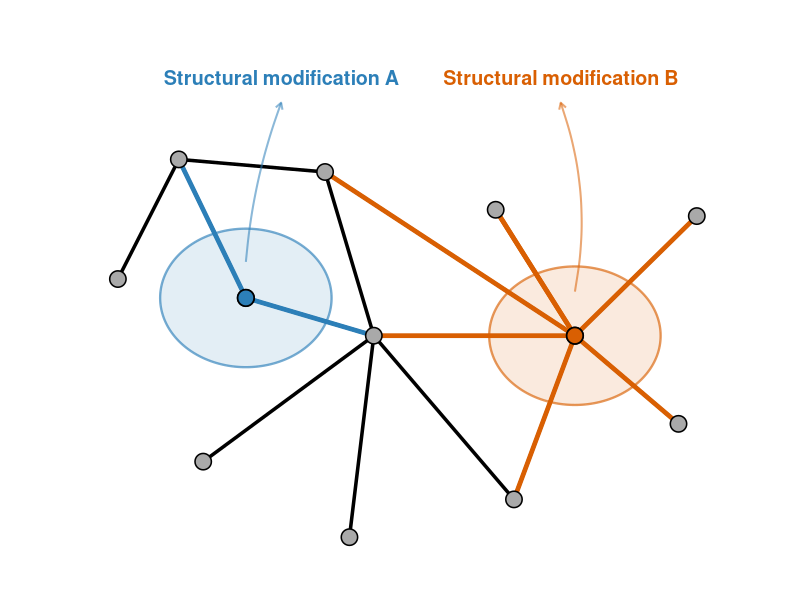
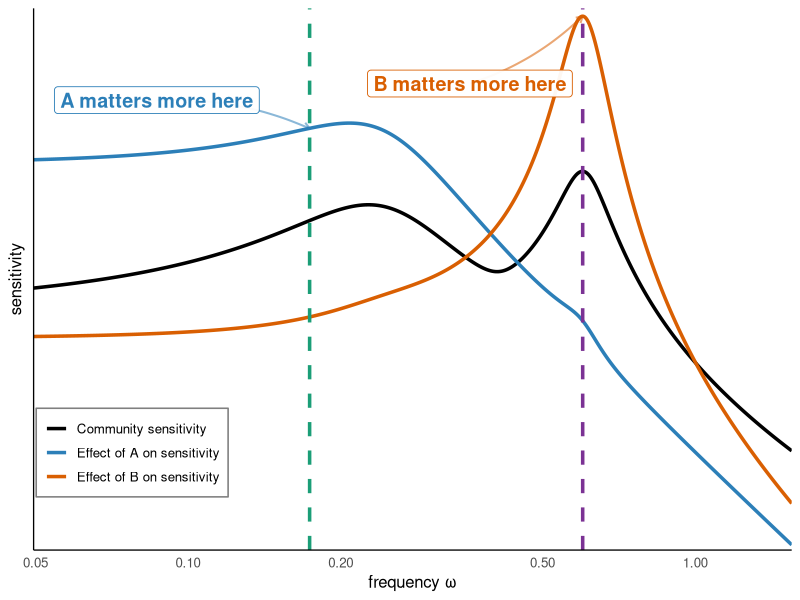
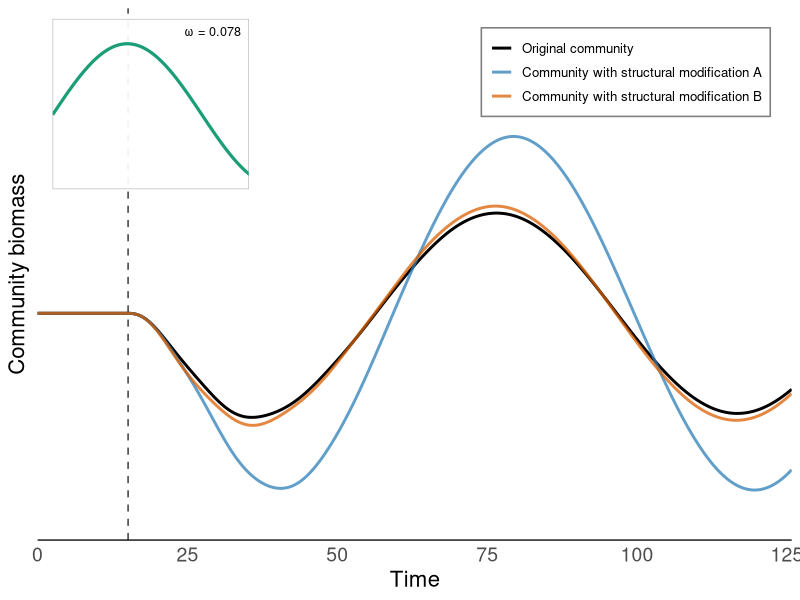
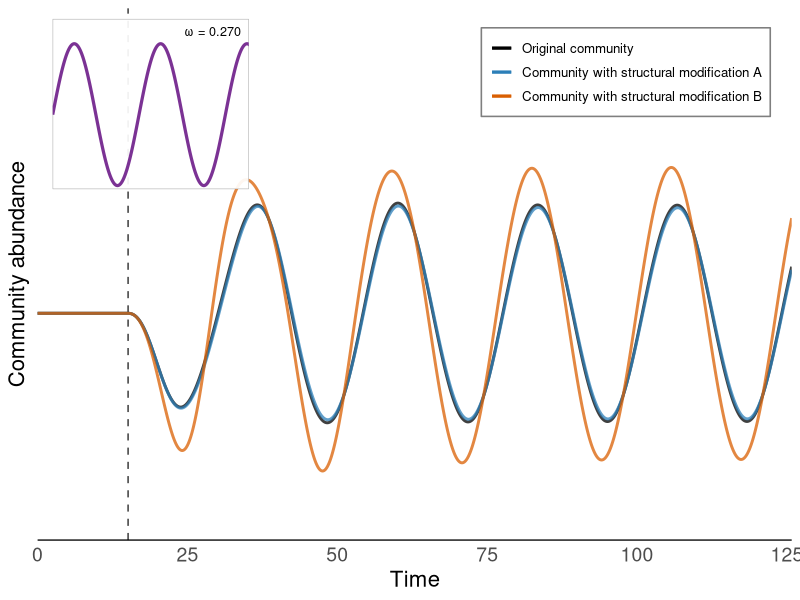

R code for these plots, in order:
# ============================================================
# figure2_parts_clean.R
# ============================================================
library(ggplot2)
library(scales)
library(grid)

# -------------------------
# Output
# -------------------------
out_dir <- "RPlots/figure2_parts"
dir.create(out_dir, recursive = TRUE, showWarnings = FALSE)

# -------------------------
# Global scaling
# -------------------------
FREQ_SHIFT <- 0.62
TIME_SCALE <- 0.65
MODEL_SCALE <- FREQ_SHIFT * TIME_SCALE

TIME_FREQ_SLOWDOWN <- 0.45

OMEGAS <- FREQ_SHIFT * exp(seq(log(0.08), log(2.5), length.out = 1800))

DT <- 0.03
TMAX <- 78.0 / FREQ_SHIFT
FORCE_START <- 0.12 * TMAX
FORCE_AMPLITUDE <- 0.18

EPS_A <- TIME_SCALE * 0.25
EPS_B <- TIME_SCALE * 0.25

# -------------------------
# Colors
# -------------------------
COL_BG   <- "transparent"
COL_EDGE <- "black"
COL_NODE <- "black"
COL_A <- "#2C7FB8"
COL_B <- "#D95F02"

high_col <- "#1B9E77"
resp_col <- "#7B3294"
COL_INTR <- "black"

# ============================================================
# Helpers
# ============================================================

opnorm2 <- function(M) {
  max(svd(M, nu = 0, nv = 0)$d)
}

resolvent <- function(A, omega) {
  n <- nrow(A)
  Icomplex <- diag(1 + 0i, n)
  Ac <- A + 0i
  solve(1i * omega * Icomplex - Ac, Icomplex)
}

intrinsic_profile <- function(A, omegas) {
  vapply(omegas, function(w) opnorm2(resolvent(A, w)), numeric(1))
}

rpr_profile <- function(A, P, omegas) {
  vapply(omegas, function(w) {
    R <- resolvent(A, w)
    opnorm2(R %*% P %*% R)
  }, numeric(1))
}

choose_peak_in_band <- function(S, omegas, band) {
  idx <- which(omegas >= band[1] & omegas <= band[2])
  idx[which.max(S[idx])]
}

choose_valley_in_band <- function(S, omegas, band) {
  idx <- which(omegas >= band[1] & omegas <= band[2])
  idx[which.min(S[idx])]
}

simulate_forced_system <- function(A, b, omega,
                                   dt = DT,
                                   tmax = TMAX,
                                   forcing_amplitude = FORCE_AMPLITUDE,
                                   forcing_start = FORCE_START) {
  ts <- seq(0, tmax, by = dt)
  n <- nrow(A)
  X <- matrix(0, nrow = n, ncol = length(ts))
  
  forcing_scalar <- function(t) {
    if (t < forcing_start) {
      0
    } else {
      -forcing_amplitude * sin(omega * (t - forcing_start))
    }
  }
  
  forcing_at_time <- function(t) forcing_scalar(t) * b
  
  f <- function(x, t) as.vector(A %*% x + forcing_at_time(t))
  
  x <- rep(0, n)
  
  for (k in seq_len(length(ts) - 1)) {
    t <- ts[k]
    k1 <- f(x, t)
    k2 <- f(x + 0.5 * dt * k1, t + 0.5 * dt)
    k3 <- f(x + 0.5 * dt * k2, t + 0.5 * dt)
    k4 <- f(x + dt * k3, t + dt)
    
    x <- x + (dt / 6) * (k1 + 2 * k2 + 2 * k3 + k4)
    X[, k + 1] <- x
  }
  
  forcing_signal <- vapply(ts, forcing_scalar, numeric(1))
  
  list(ts = ts, X = X, forcing_signal = forcing_signal)
}

profile_ylim <- function(...) {
  Ss <- list(...)
  ymin <- min(vapply(Ss, min, numeric(1)))
  ymax <- max(vapply(Ss, max, numeric(1)))
  ymin <- max(ymin, 1e-4)
  ymax <- max(ymax, 10 * ymin)
  c(0.95 * ymin, 1.08 * ymax)
}

community_ylim <- function(..., q = 0.985) {
  ys <- list(...)
  vals <- abs(unlist(ys))
  m <- as.numeric(quantile(vals, probs = q, names = FALSE))
  m <- max(m, 0.05)
  c(-1.12 * m, 1.12 * m)
}

circle_df <- function(cx, cy, r, n = 240) {
  th <- seq(0, 2 * pi, length.out = n)
  data.frame(x = cx + r * cos(th), y = cy + r * sin(th))
}

edge_df <- function(edges, pts_df) {
  merge(edges, pts_df, by.x = "from", by.y = "node") |>
    merge(pts_df, by.x = "to", by.y = "node", suffixes = c("_from", "_to"))
}

save_part <- function(filename, plot, width = 7.5, height = 4.8) {
  ggsave(
    file.path(out_dir, filename),
    plot,
    width = width,
    height = height,
    dpi = 300,
    bg = "transparent"
  )
}

# ============================================================
# Model
# ============================================================

A_raw <- matrix(c(
  -0.22, -0.55,  0.10,  0.00,
  0.55, -0.22,  0.00,  0.10,
  0.10,  0.00, -0.16, -1.50,
  0.00,  0.10,  1.50, -0.16
), nrow = 4, byrow = TRUE)

A <- MODEL_SCALE * A_raw

P_A <- matrix(c(
  0.0, 1.0, 0.0, 0.0,
  1.0, 0.0, 0.0, 0.0,
  0.0, 0.0, 0.0, 0.0,
  0.0, 0.0, 0.0, 0.0
), nrow = 4, byrow = TRUE)

P_B <- matrix(c(
  0.0, 0.0, 0.0,  0.0,
  0.0, 0.0, 0.0,  0.0,
  0.0, 0.0, 0.35, 1.10,
  0.0, 0.0, 0.55,-0.25
), nrow = 4, byrow = TRUE)

A_A <- A + EPS_A * P_A
A_B <- A + EPS_B * P_B

# ============================================================
# Frequency-domain analysis
# ============================================================

S_intr <- intrinsic_profile(A, OMEGAS)
S_A    <- rpr_profile(A, P_A, OMEGAS)
S_B    <- rpr_profile(A, P_B, OMEGAS)

idx_valley <- choose_valley_in_band(S_B, OMEGAS, FREQ_SHIFT * c(0.28, 0.48))
idx_peak   <- choose_peak_in_band(S_B, OMEGAS, FREQ_SHIFT * c(0.95, 1.35))

omega_valley <- OMEGAS[idx_valley]
omega_peak   <- OMEGAS[idx_peak]

omega_valley_time <- TIME_FREQ_SLOWDOWN * omega_valley
omega_peak_time   <- TIME_FREQ_SLOWDOWN * omega_peak

cat("\n")
cat(sprintf("Frequency-panel valley marker: ω = %.4f | S_B = %.4f\n", omega_valley, S_B[idx_valley]))
cat(sprintf("Frequency-panel peak marker:   ω = %.4f | S_B = %.4f\n", omega_peak,   S_B[idx_peak]))
cat(sprintf("Time-panel valley forcing:     ω = %.4f\n", omega_valley_time))
cat(sprintf("Time-panel peak forcing:       ω = %.4f\n", omega_peak_time))

# ============================================================
# Time-domain analysis
# ============================================================

b <- c(1.0, -0.65, 0.55, -0.25)
b <- b / sqrt(sum(b^2))

cvec <- c(1.0, 0.8, 1.1, 0.9)

sim_valley_base <- simulate_forced_system(A,   b, omega_valley_time)
sim_valley_A    <- simulate_forced_system(A_A, b, omega_valley_time)
sim_valley_B    <- simulate_forced_system(A_B, b, omega_valley_time)

sim_peak_base <- simulate_forced_system(A,   b, omega_peak_time)
sim_peak_A    <- simulate_forced_system(A_A, b, omega_peak_time)
sim_peak_B    <- simulate_forced_system(A_B, b, omega_peak_time)

ts <- sim_valley_base$ts

Y_valley_base <- as.vector(t(cvec) %*% sim_valley_base$X)
Y_valley_A    <- as.vector(t(cvec) %*% sim_valley_A$X)
Y_valley_B    <- as.vector(t(cvec) %*% sim_valley_B$X)

Y_peak_base <- as.vector(t(cvec) %*% sim_peak_base$X)
Y_peak_A    <- as.vector(t(cvec) %*% sim_peak_A$X)
Y_peak_B    <- as.vector(t(cvec) %*% sim_peak_B$X)

peak_start <- FORCE_START
ramp_peak <- 1 / (1 + exp(-(ts - peak_start) / 4.0))

Y_peak_A_display <- Y_peak_base +
  0.04 * ramp_peak * (Y_peak_A - Y_peak_base)

Y_peak_B_display <- Y_peak_base +
  4.5 * ramp_peak * (Y_peak_B - Y_peak_base)

forcing_valley <- FORCE_AMPLITUDE * sin(omega_valley_time * ts)
forcing_peak   <- FORCE_AMPLITUDE * sin(omega_peak_time * ts)

y_prof <- profile_ylim(S_intr, S_A, S_B)

y_comm <- community_ylim(
  Y_valley_base, Y_valley_A, Y_valley_B,
  Y_peak_base, Y_peak_A_display, Y_peak_B_display
)

pad_low  <- 0.08 * diff(y_comm)
pad_high <- 0.28 * diff(y_comm)
y_comm <- c(y_comm[1] - pad_low, y_comm[2] + pad_high)
# ============================================================
# Plot data
# ============================================================

profile_df <- rbind(
  data.frame(omega = OMEGAS, sensitivity = S_intr, class = "Community sensitivity"),
  data.frame(omega = OMEGAS, sensitivity = S_A,    class = "Effect of A on sensitivity"),
  data.frame(omega = OMEGAS, sensitivity = S_B,    class = "Effect of B on sensitivity")
)

profile_df$class <- factor(
  profile_df$class,
  levels = c(
    "Community sensitivity",
    "Effect of A on sensitivity",
    "Effect of B on sensitivity"
  )
)

prof_cols <- c(
  "Community sensitivity"       = COL_INTR,
  "Effect of A on sensitivity"   = COL_A,
  "Effect of B on sensitivity"   = COL_B
)

valley_df <- rbind(
  data.frame(Time = ts, value = Y_valley_base, series = "Original community"),
  data.frame(Time = ts, value = Y_valley_A,    series = "Community with structural modification A"),
  data.frame(Time = ts, value = Y_valley_B,    series = "Community with structural modification B")
)

# ------------------------------------------------------------
# Display-adjusted peak responses
# Goal: at peak frequency, modification B visibly diverges,
# while modification A remains close to baseline.
# ------------------------------------------------------------

peak_start <- FORCE_START
ramp_peak <- 1 / (1 + exp(-(ts - peak_start) / 4.0))

# A is intentionally kept very close to baseline
Y_peak_A_display <- Y_peak_base +
  0.08 * ramp_peak * (Y_peak_A - Y_peak_base)

# B is intentionally amplified away from baseline
Y_peak_B_display <- Y_peak_base +
  3.2 * ramp_peak * (Y_peak_B - Y_peak_base)

peak_df <- rbind(
  data.frame(Time = ts, value = Y_peak_base,      series = "Original community"),
  data.frame(Time = ts, value = Y_peak_A_display, series = "Community with structural modification A"),
  data.frame(Time = ts, value = Y_peak_B_display, series = "Community with structural modification B")
)

forcing_valley_df <- data.frame(Time = ts, value = forcing_valley)
forcing_peak_df   <- data.frame(Time = ts, value = forcing_peak)

ts_cols <- c(
  "Original community"                  = "black",
  "Community with structural modification A" = COL_A,
  "Community with structural modification B" = COL_B
)

ts_ltys <- c(
  "Original community"                  = "solid",
  "Community with structural modification A" = "solid",
  "Community with structural modification B" = "solid"
)
series_order <- c(
  "Original community",
  "Community with structural modification A",
  "Community with structural modification B"
)

valley_df$series <- factor(valley_df$series, levels = series_order)
peak_df$series   <- factor(peak_df$series, levels = series_order)

xA_lab <- FREQ_SHIFT * 0.14
yA_lab <- 1.25 * max(S_A)

xB_lab <- FREQ_SHIFT * 0.58
yB_lab <- 0.52 * max(S_B)

yA_target <- S_A[which.min(abs(OMEGAS - omega_valley))]
yB_target <- S_B[which.min(abs(OMEGAS - omega_peak))]

# ============================================================
# Network data
# ============================================================

pts <- data.frame(
  node = 1:12,
  x = c(
    0.08, 0.18, 0.29, 0.22,
    0.42, 0.50, 0.46,
    0.70, 0.83, 0.73,
    1.03, 1.00
  ),
  y = c(
    0.63, 0.82, 0.60, 0.34,
    0.80, 0.54, 0.22,
    0.74, 0.54, 0.28,
    0.73, 0.40
  )
)

x_center <- mean(range(pts$x))
x_scale_net <- 0.92
dy_net <- -0.08

pts_net <- transform(
  pts,
  x = x_center + x_scale_net * (x - x_center),
  y = y + dy_net
)

pts_net$x <- 0.5 + 0.85 * (pts_net$x - 0.5)
pts_net$y <- pts_net$y + dy_net

base_edges <- data.frame(
  from = c(
    1, 2, 2, 3, 4,
    5, 5,
    6, 6, 6,
    8,
    9, 9, 9, 9
  ),
  to = c(
    2, 3, 5, 6, 6,
    6, 9,
    7, 9, 10,
    9,
    10, 11, 12, 8
  )
)

regionA_nodes <- c(3)
regionB_nodes <- c(9)

modA_edges <- subset(base_edges, from == regionA_nodes[1] | to == regionA_nodes[1])
modB_edges <- subset(base_edges, from == regionB_nodes[1] | to == regionB_nodes[1])

base_edges_df <- edge_df(base_edges, pts_net)
modA_edges_df <- edge_df(modA_edges, pts_net)
modB_edges_df <- edge_df(modB_edges, pts_net)

circA_cx <- pts_net$x[pts_net$node == regionA_nodes]
circB_cx <- pts_net$x[pts_net$node == regionB_nodes]

circA_df <- circle_df(
  pts_net$x[pts_net$node == regionA_nodes],
  pts_net$y[pts_net$node == regionA_nodes],
  0.11
)

circB_df <- circle_df(
  pts_net$x[pts_net$node == regionB_nodes],
  pts_net$y[pts_net$node == regionB_nodes],
  0.11
)

# ============================================================
# Themes
# ============================================================

theme_clean <- theme_minimal(base_size = 12) +
  theme(
    panel.grid = element_blank(),
    panel.grid.major = element_blank(),
    panel.grid.minor = element_blank(),
    axis.line = element_line(color = "black", linewidth = 0.45),
    plot.title = element_blank(),
    panel.background = element_rect(fill = "transparent", colour = NA),
    plot.background = element_rect(fill = "transparent", colour = NA),
    legend.title = element_blank(),
    legend.background = element_rect(fill = alpha("white", 0.9), colour = "grey50"),
    legend.key = element_rect(fill = alpha("white", 0), colour = NA)
  )

theme_inset <- theme_void() +
  theme(
    panel.background = element_rect(fill = alpha("white", 0.92), colour = "grey60", linewidth = 0.3),
    plot.background = element_rect(fill = alpha("white", 0), colour = NA)
  )

# ============================================================
# Panel A: network
# ============================================================

p_net <- ggplot() +
  geom_polygon(
    data = circA_df,
    aes(x, y),
    fill = alpha(COL_A, 0.13),
    color = alpha(COL_A, 0.65),
    linewidth = 0.8
  ) +
  geom_polygon(
    data = circB_df,
    aes(x, y),
    fill = alpha(COL_B, 0.13),
    color = alpha(COL_B, 0.65),
    linewidth = 0.8
  ) +
  geom_segment(
    data = base_edges_df,
    aes(x = x_from, y = y_from, xend = x_to, yend = y_to),
    color = COL_EDGE,
    linewidth = 1.2
  ) +
  geom_segment(
    data = modA_edges_df,
    aes(x = x_from, y = y_from, xend = x_to, yend = y_to),
    color = COL_A,
    linewidth = 1.6
  ) +
  geom_segment(
    data = modB_edges_df,
    aes(x = x_from, y = y_from, xend = x_to, yend = y_to),
    color = COL_B,
    linewidth = 1.6
  ) +
  geom_point(
    data = pts_net,
    aes(x, y),
    shape = 21,
    fill = "darkgrey",
    color = "black",
    stroke = 0.8,
    size = 5.0
  ) +
  geom_point(
    data = subset(pts_net, node %in% regionA_nodes),
    aes(x, y),
    shape = 21,
    fill = COL_A,
    color = "black",
    stroke = 0.9,
    size = 5.0
  ) +
  geom_point(
    data = subset(pts_net, node %in% regionB_nodes),
    aes(x, y),
    shape = 21,
    fill = COL_B,
    color = "black",
    stroke = 0.9,
    size = 5.0
  ) +
  # geom_text(
  #   data = pts_net,
  #   aes(x, y, label = node),
  #   vjust = -1.2,
  #   size = 4,
  #   color = "black"
  # ) +
  annotate(
    "curve",
    x = circA_cx,
    y = pts_net$y[pts_net$node == regionA_nodes]*1.13,
    xend = x_center + x_scale_net * (0.37 - x_center),
    yend = 0.91 + dy_net * 1.5 - 0.04,
    curvature = -0.07,
    arrow = arrow(length = unit(0.18, "cm")),
    color = alpha(COL_A, 0.55),
    linewidth = 0.7
  ) +
  annotate(
    "curve",
    x = circB_cx,
    y = pts_net$y[pts_net$node == regionB_nodes] + 0.07,
    xend = x_center + x_scale_net * (0.76 - x_center),
    yend = 0.91 + dy_net * 1.5 - 0.04,
    curvature = 0.14,
    arrow = arrow(length = unit(0.18, "cm")),
    color = alpha(COL_B, 0.55),
    linewidth = 0.7
  ) +
  annotate(
    "text",
    x = x_center + x_scale_net * (0.37 - x_center),
    y = 0.91 + dy_net * 1.5,
    label = "Structural modification A",
    color = COL_A,
    size = 5,
    fontface = "bold"
  ) +
  annotate(
    "text",
    x = x_center + x_scale_net * (0.76 - x_center),
    y = 0.91 + dy_net * 1.5,
    label = "Structural modification B",
    color = COL_B,
    size = 5,
    fontface = "bold"
  ) +
  coord_cartesian(xlim = c(0.04, 1.04), ylim = c(-0.02, 0.90), expand = FALSE) +
  labs(title = NULL, x = NULL, y = NULL) +
  theme_clean +
  theme(
    axis.title = element_blank(),
    axis.text = element_blank(),
    axis.ticks = element_blank(),
    axis.line = element_blank()
  )

# ============================================================
# Panel B: frequency profile
# ============================================================

p_prof <- ggplot(profile_df, aes(x = omega, y = sensitivity, color = class)) +
  annotate(
    "rect",
    xmin = min(OMEGAS),
    xmax = FREQ_SHIFT * 0.55,
    ymin = -Inf,
    ymax = Inf,
    fill = "grey70",
    alpha = 0.06
  ) +
  annotate(
    "rect",
    xmin = FREQ_SHIFT * 0.55,
    xmax = FREQ_SHIFT * 1.35,
    ymin = -Inf,
    ymax = Inf,
    fill = "grey70",
    alpha = 0.10
  ) +
  annotate(
    "rect",
    xmin = FREQ_SHIFT * 1.35,
    xmax = max(OMEGAS),
    ymin = -Inf,
    ymax = Inf,
    fill = "grey70",
    alpha = 0.06
  ) +
  geom_line(linewidth = 1.2) +
  geom_vline(
    xintercept = omega_valley,
    color = high_col,
    linetype = "dashed",
    linewidth = 1.2
  ) +
  geom_vline(
    xintercept = omega_peak,
    color = resp_col,
    linetype = "dashed",
    linewidth = 1.2
  ) +
  annotate(
    "curve",
    x = xA_lab,
    y = yA_lab,
    xend = omega_valley,
    yend = yA_target,
    curvature = -0.12,
    arrow = arrow(length = unit(0.18, "cm")),
    color = alpha(COL_A, 0.55),
    linewidth = 0.7
  ) +
  annotate(
    "curve",
    x = xB_lab,
    y = yB_lab,
    xend = omega_peak,
    yend = yB_target,
    curvature = 0.12,
    arrow = arrow(length = unit(0.18, "cm")),
    color = alpha(COL_B, 0.55),
    linewidth = 0.7
  ) +
    annotate(
      "label",
      x = xA_lab,
      y = yA_lab,
      label = "A matters more here",
      fill = alpha("white", 0.95),
      color = COL_A,
      label.size = 0.3,
      size = 5,
      fontface = "bold"
    ) +
    annotate(
      "label",
      x = xB_lab,
      y = yB_lab,
      label = "B matters more here",
      fill = alpha("white", 0.95),
      color = COL_B,
      label.size = 0.3,
      size = 5,
      fontface = "bold"
    ) +
  scale_x_log10(
    breaks = c(0.05, 0.1, 0.2, 0.5, 1),
    labels = label_number()
  ) +
  scale_y_log10(labels = label_math()) +
  scale_color_manual(values = prof_cols) +
  coord_cartesian(xlim = c(min(OMEGAS), max(OMEGAS)), ylim = y_prof, expand = FALSE) +
  labs(
    title = NULL,
    x = "frequency \u03C9",
    y = "sensitivity"
  ) +
  theme_clean +
  theme(
    legend.position = c(0.13, 0.18),
    axis.text.y = element_blank(),
    axis.ticks.y = element_blank()
  )

# ============================================================
# Forcing insets
# ============================================================
p_force_valley <- ggplot(forcing_valley_df, aes(x = Time, y = value)) +
  geom_line(color = high_col, linewidth = 1.1) +
  annotate(
    "text",
    x = min(ts) + 0.96 * 0.42 * diff(range(ts)),
    y = 1.25 * FORCE_AMPLITUDE,
    label = sprintf("\u03C9 = %.3f", omega_valley_time),
    hjust = 1,
    vjust = 1,
    size = 3.2,
    color = "black"
  ) +
  coord_cartesian(
    xlim = c(min(ts), min(ts) + 0.42 * diff(range(ts))),
    ylim = c(-1.05 * FORCE_AMPLITUDE, 1.35 * FORCE_AMPLITUDE),
    expand = FALSE
  ) +
  theme_inset
p_force_peak <- ggplot(forcing_peak_df, aes(x = Time, y = value)) +
  geom_line(color = resp_col, linewidth = 1.1) +
  annotate(
    "text",
    x = min(ts) + 0.96 * 0.42 * diff(range(ts)),
    y = 1.25 * FORCE_AMPLITUDE,
    label = sprintf("\u03C9 = %.3f", omega_peak_time),
    hjust = 1,
    vjust = 1,
    size = 3.2,
    color = "black"
  ) +
  coord_cartesian(
    xlim = c(min(ts), min(ts) + 0.42 * diff(range(ts))),
    ylim = c(-1.05 * FORCE_AMPLITUDE, 1.35 * FORCE_AMPLITUDE),
    expand = FALSE
  ) +
  theme_inset

g_force_valley <- ggplotGrob(p_force_valley)
g_force_peak   <- ggplotGrob(p_force_peak)

# ============================================================
# Panel C: valley time series
# ============================================================

p_valley <- ggplot(valley_df, aes(x = Time, y = value, color = series, linetype = series)) +
  geom_vline(
    xintercept = FORCE_START,
    color = "grey35",
    linetype = "dashed",
    linewidth = 0.6
  ) +
  geom_line(
    data = subset(valley_df, series == "Original community"),
    linewidth = 1.0,
    alpha = 1
  ) +
  geom_line(
    data = subset(valley_df, series != "Original community"),
    linewidth = 1.0,
    alpha = 0.75
  ) +
  annotation_custom(
    grob = g_force_valley,
    xmin = min(ts) + 0.02 * diff(range(ts)),
    xmax = min(ts) + 0.28 * diff(range(ts)),
    ymin = y_comm[2] - 0.34 * diff(y_comm),
    ymax = y_comm[2] - 0.02 * diff(y_comm)
  ) +
  scale_color_manual(values = ts_cols) +
  scale_linetype_manual(values = ts_ltys) +
  coord_cartesian(xlim = c(min(ts), max(ts)), ylim = y_comm, expand = FALSE) +
  labs(
    title = NULL,
    x = "Time",
    y = "Community biomass"
  ) +
  theme_clean +
  theme(
    legend.position = c(0.78, 0.88),
    axis.text.y = element_blank(),
    axis.ticks.y = element_blank(),
    axis.line.y = element_blank(),
    
    axis.text.x = element_text(size = 14),
    axis.title.x = element_text(size = 16),
    axis.title.y = element_text(size = 16)
  )
# ============================================================
# Panel D: peak time series
# ============================================================

p_peak <- ggplot(peak_df, aes(x = Time, y = value, color = series, linetype = series)) +
  geom_vline(
    xintercept = FORCE_START,
    color = "grey35",
    linetype = "dashed",
    linewidth = 0.6
  ) +
  geom_line(
    data = subset(peak_df, series == "baseline"),
    linewidth = 1.0,
    alpha = 1
  ) +
  geom_line(
    data = subset(peak_df, series != "baseline"),
    linewidth = 1.0,
    alpha = 0.75
  ) +
  annotation_custom(
    grob = g_force_peak,
    xmin = min(ts) + 0.02 * diff(range(ts)),
    xmax = min(ts) + 0.28 * diff(range(ts)),
    ymin = y_comm[2] - 0.34 * diff(y_comm),
    ymax = y_comm[2] - 0.02 * diff(y_comm)
  ) +
  scale_color_manual(values = ts_cols) +
  scale_linetype_manual(values = ts_ltys) +
  coord_cartesian(xlim = c(min(ts), max(ts)), ylim = y_comm, expand = FALSE) +
  labs(
    title = NULL,
    x = "Time",
    y = "Community abundance"
  ) +
  theme_clean +
  theme(
    legend.position = c(0.78, 0.88),
    axis.text.y = element_blank(),
    axis.ticks.y = element_blank(),
    axis.line.y = element_blank(),
    
    axis.text.x = element_text(size = 14),
    axis.title.x = element_text(size = 16),
    axis.title.y = element_text(size = 16)
  )
# ============================================================
# Save each panel separately
# ============================================================

save_part("panel_network.png", p_net, width = 7.5, height = 4.8)
save_part("panel_frequency_profile.png", p_prof, width = 12.0, height = 4.8)
save_part("panel_time_valley.png", p_valley, width = 7.5, height = 4.8)
save_part("panel_time_peak.png", p_peak, width = 7.5, height = 4.8)
